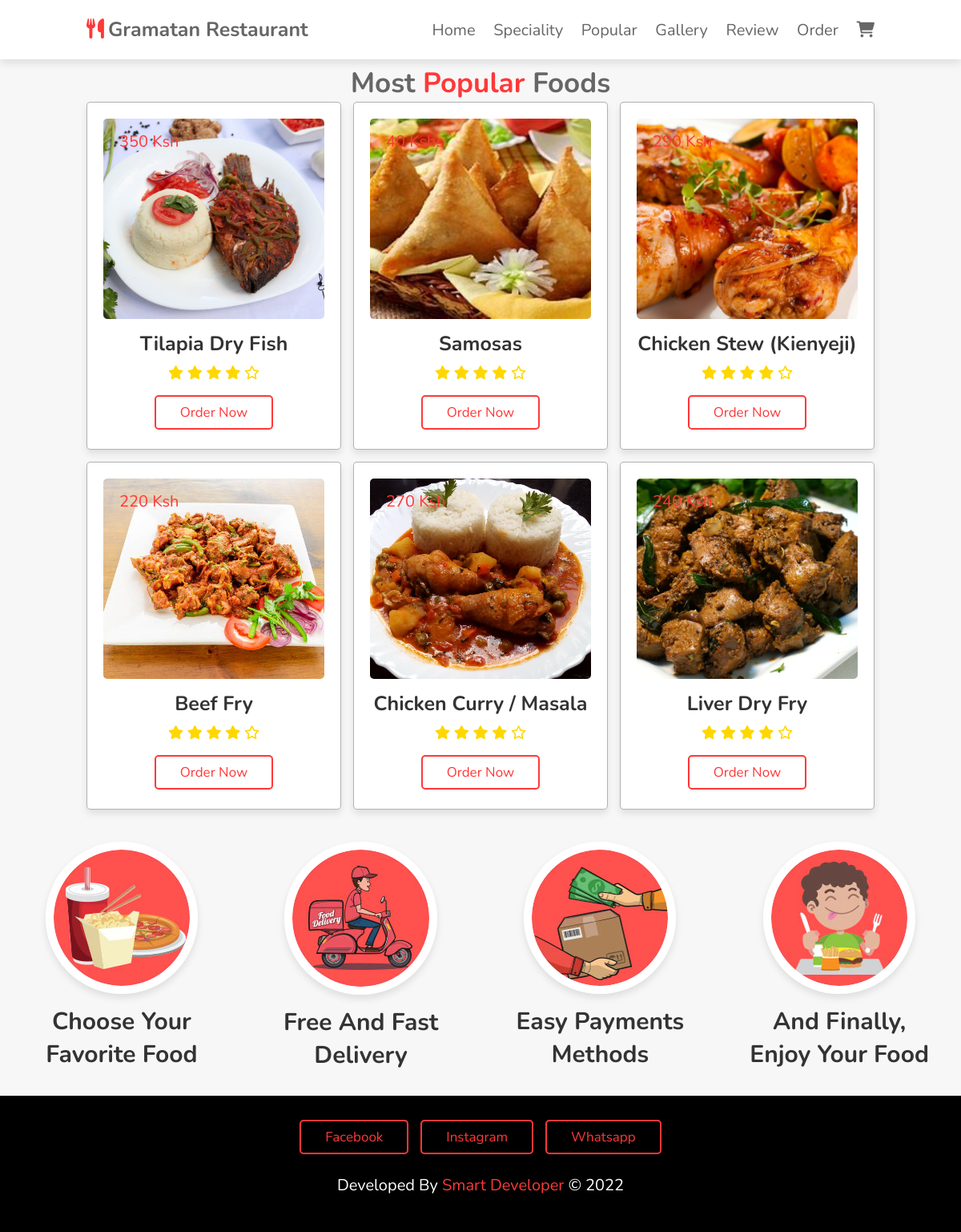
Page /popular/ on the committed database.
### burger/models.py (models this page shows, shortened)
class Popular(models.Model):
    name = models.CharField(max_length=200, null=True)
    price = models.CharField(max_length=100, null=True)
    digital = models.BooleanField(default=False, null=True, blank=False)
    image = models.ImageField(upload_to='images/', null=True, blank=True)
    @property
    def imageURL(self):
        if self.image and hasattr(self.image, 'url'):
            return self.image.url
        else:
            return '/path/to/default/image'
    class Meta:
        verbose_name_plural = 'Popular'

### burger/views.py (the view)
# urls.py: path('popular/', views.popular, name="popular"),
def popular(request):
    popular_food = Popular.objects.all()
    context = {'popular_food': popular_food}
    return render(request, 'burger/popular.html', context)

### burger/templates/burger/popular.html
{% extends 'burger/index.html' %}
{% load static %}
{% block content %}
<section class="popular">
    <h1 class="heading"> most <span>popular </span>foods </h1>
    <div class="box-container">
        {% for foods in popular_food %}
        <div class="box">
            <span class="price"> {{foods.price}} </span>
            <div class="image">
                <img src="{{foods.imageURL}}" alt="">
            </div>
            <h3>{{foods.name}}</h3>
            <div class="stars">
                <i class="fas fa-star"></i>
                <i class="fas fa-star"></i>
                <i class="fas fa-star"></i>
                <i class="fas fa-star"></i>
                <i class="far fa-star"></i>
            </div>
            <a href="#" class="btn">order now</a>
        </div>
        {% endfor %}
    </div>
</section>
<section class="steps">
    <div class="box">
        <img src="{% static 'images/step-1.jpg' %}" alt="">
        <h3>choose your favorite food</h3>
    </div>
    <div class="box">
        <img src="{% static 'images/step-2.jpg' %}" alt="">
        <h3>free and fast delivery</h3>
    </div>
    <div class="box">
        <img src="{% static 'images/step-3.jpg' %}" alt="">
        <h3>easy payments methods</h3>
    </div>
    <div class="box">
        <img src="{% static 'images/step-4.jpg' %}" alt="">
        <h3>and finally, enjoy your food</h3>
    </div>
</section>
{% endblock content %}

### burger/templates/burger/index.html (shortened to what this page needs)
<!DOCTYPE html>
{% load static %}
<html lang="en">
<head>
    <link rel="stylesheet" href="https://cdnjs.cloudflare.com/ajax/libs/font-awesome/6.0.0-beta3/css/all.min.css">
    <link rel="stylesheet" href="{% static 'css/style.css' %}">
</head>
<body>
    <header>
        <a href="#" class="logo"><i class="fas fa-utensils"></i>Gramatan Restaurant</a>
        <nav class="navbar">
            <a href="{% url 'index' %}">home</a>
            <a href="{% url 'speciality' %}">speciality</a>
            <a href="{% url 'popular' %}">popular</a>
            <a href="{% url 'gallery' %}">gallery</a>
            <a href="{% url 'review' %}">review</a>
            <a href="{% url 'order' %}">order</a>
            <a href="{% url 'checkout' %}" class="fas fa-shopping-cart">{{cartItems}}</a>
        </nav>
    </header>
    {% block content %}{% endblock content %}
    <section class="footer">
        <div class="share">
            <a href="#" class="btn">facebook</a>
            <a href="#" class="btn">instagram</a>
            <a href="#" class="btn">whatsapp</a>
        </div>
        <h1 class="credit"> developed by <span> smart developer </span> &copy; 2022 </h1>
    </section>
</body>
</html>

### static/css/style.css (style rules this page uses)
:root { --red:#ff3838; }
* { font-family: 'Nunito', sans-serif; margin:0; padding:0; box-sizing: border-box; outline: none; border:none; text-decoration: none; text-transform: capitalize; transition:all .2s linear; }
html { font-size: 62.5%; overflow-x: hidden; scroll-behavior: smooth; scroll-padding-top: 6rem; }
body { background:#f7f7f7; }
section { padding:2rem 9%; }
.heading { text-align: center; font-size: 3.5rem; padding-top:6rem; color:#666; }
.heading span { color:var(--red); }
.btn { display: inline-block; padding:.8rem 3rem; border:.2rem solid var(--red); color:var(--red); cursor: pointer; font-size: 1.7rem; border-radius: .5rem; position: relative; overflow: hidden; z-index: 0; margin-top: 1rem; }
.btn::before { content: ''; position: absolute; top:0; right: 0; width:0%; height:100%; background:var(--red); transition: .3s linear; z-index: -1; }
header { position: fixed; top:0; left: 0; right:0; z-index: 1000; display: flex; align-items: center; justify-content: space-between; background:#fff; padding:2rem 9%; box-shadow: 0 .5rem 1rem rgba(0,0,0,.1); }
header .logo { font-size: 2.5rem; font-weight: bolder; color:#666; }
header .logo i { padding-right: .5rem; color:var(--red); }
header .navbar a { font-size: 2rem; margin-left: 2rem; color:#666; }
.popular .box-container { display: flex; flex-wrap: wrap; gap:1.5rem; }
.popular .box-container .box { padding:2rem; background:#fff; box-shadow: 0 .5rem 1rem rgba(0,0,0,.1); border:.1rem solid rgba(0,0,0,.3); border-radius: .5rem; text-align: center; flex:1 1 30rem; position: relative; }
.popular .box-container .box img { height:25rem; object-fit: cover; width:100%; border-radius: .5rem; }
.popular .box-container .box .price { position: absolute; top:3rem; left:3rem; color: var(--red); font-size: 2rem; padding:.5rem 1rem; border-radius: .5rem; }
.popular .box-container .box h3 { color:#333; font-size: 2.5rem; padding-top: 1rem; }
.popular .box-container .box .stars i { color:gold; font-size: 1.7rem; padding:1rem .1rem; }
.steps { display: flex; flex-wrap: wrap; gap:1.5rem; padding:1rem; }
.steps .box { flex:1 1 25rem; padding:1rem; text-align: center; }
.steps .box img { border-radius: 50%; border:1rem solid #fff; box-shadow: 0 .5rem 1rem rgba(0,0,0,.1); }
.steps .box h3 { font-size: 3rem; color:#333; padding:1rem; }
.footer { background:#000; text-align: center; }
.footer .share { display: flex; gap:1.5rem; justify-content: center; flex-wrap: wrap; }
.footer .credit { padding:2.5rem 1rem; color:#fff; font-weight: normal; font-size: 2rem; }
.footer .credit span { color:var(--red); }

### rows in the picture
Popular: price "350 Ksh", imageURL (picture), name "Tilapia Dry Fish"
Popular: price "40 Kshs", imageURL (picture), name "Samosas"
Popular: price "290 Ksh", imageURL (picture), name "Chicken Stew (Kienyeji)"
Popular: price "220 Ksh", imageURL (picture), name "Beef Fry"
Popular: price "270 Ksh", imageURL (picture), name "Chicken Curry / Masala"
Popular: price "240 Ksh", imageURL (picture), name "Liver Dry Fry"
